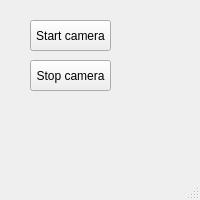
<?xml version="1.0" encoding="UTF-8"?>
<ui version="4.0">
 <class>MainWindow</class>
 <widget class="QMainWindow" name="MainWindow">
  <property name="geometry">
   <rect>
    <x>0</x>
    <y>0</y>
    <width>200</width>
    <height>200</height>
   </rect>
  </property>
  <property name="windowTitle">
   <string>MainWindow</string>
  </property>
  <widget class="QWidget" name="centralWidget">
   <widget class="QPushButton" name="bt_startcam">
    <property name="geometry">
     <rect>
      <x>30</x>
      <y>20</y>
      <width>81</width>
      <height>31</height>
     </rect>
    </property>
    <property name="text">
     <string>Start camera</string>
    </property>
   </widget>
   <widget class="QPushButton" name="bt_stopcam">
    <property name="geometry">
     <rect>
      <x>30</x>
      <y>60</y>
      <width>81</width>
      <height>31</height>
     </rect>
    </property>
    <property name="text">
     <string>Stop camera</string>
    </property>
   </widget>
  </widget>
  <widget class="QStatusBar" name="statusBar"/>
 </widget>
 <layoutdefault spacing="6" margin="11"/>
 <resources/>
 <connections/>
</ui>
